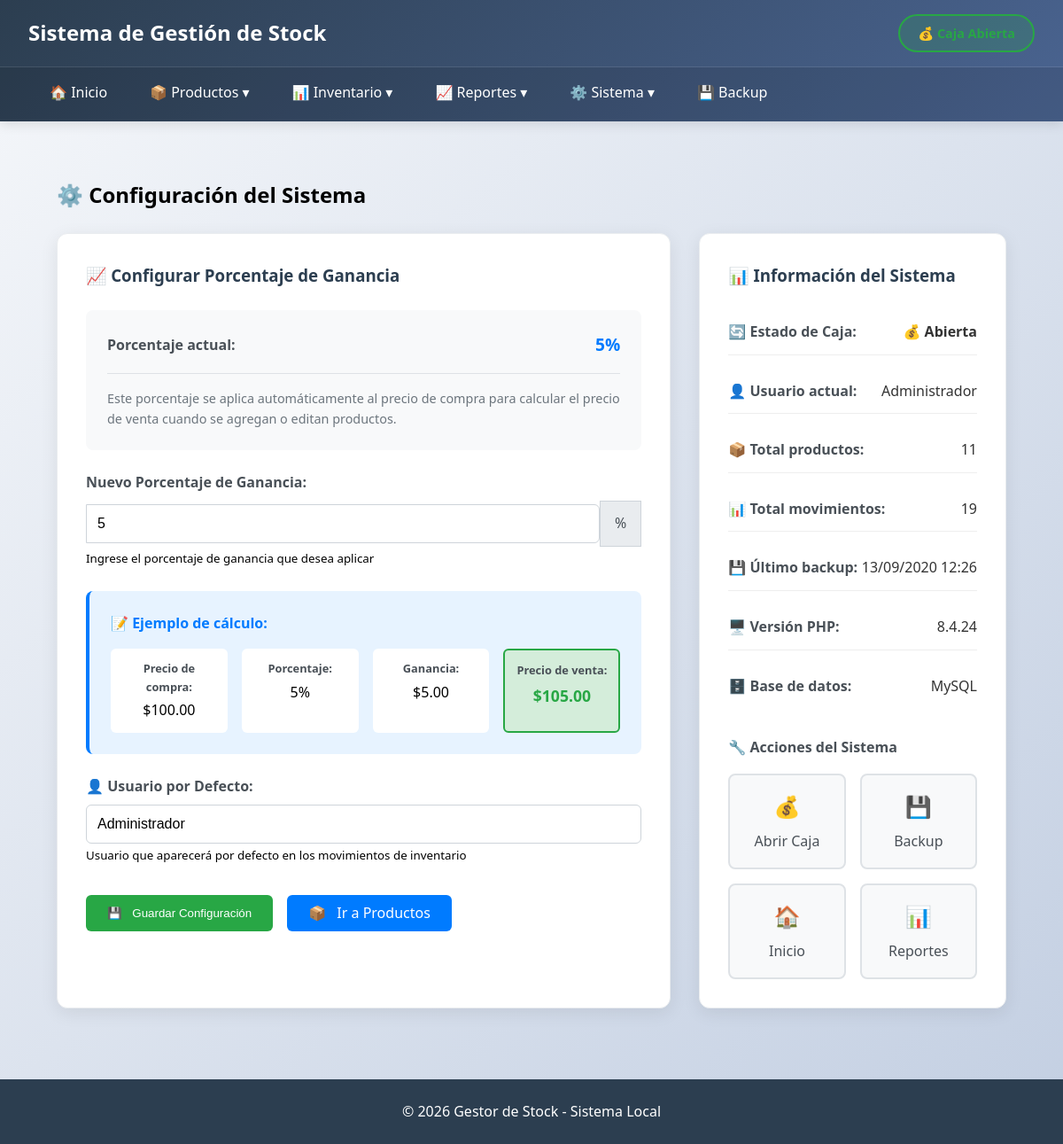
Page /modules/configuracion/porcentaje.php on the earlier database version.
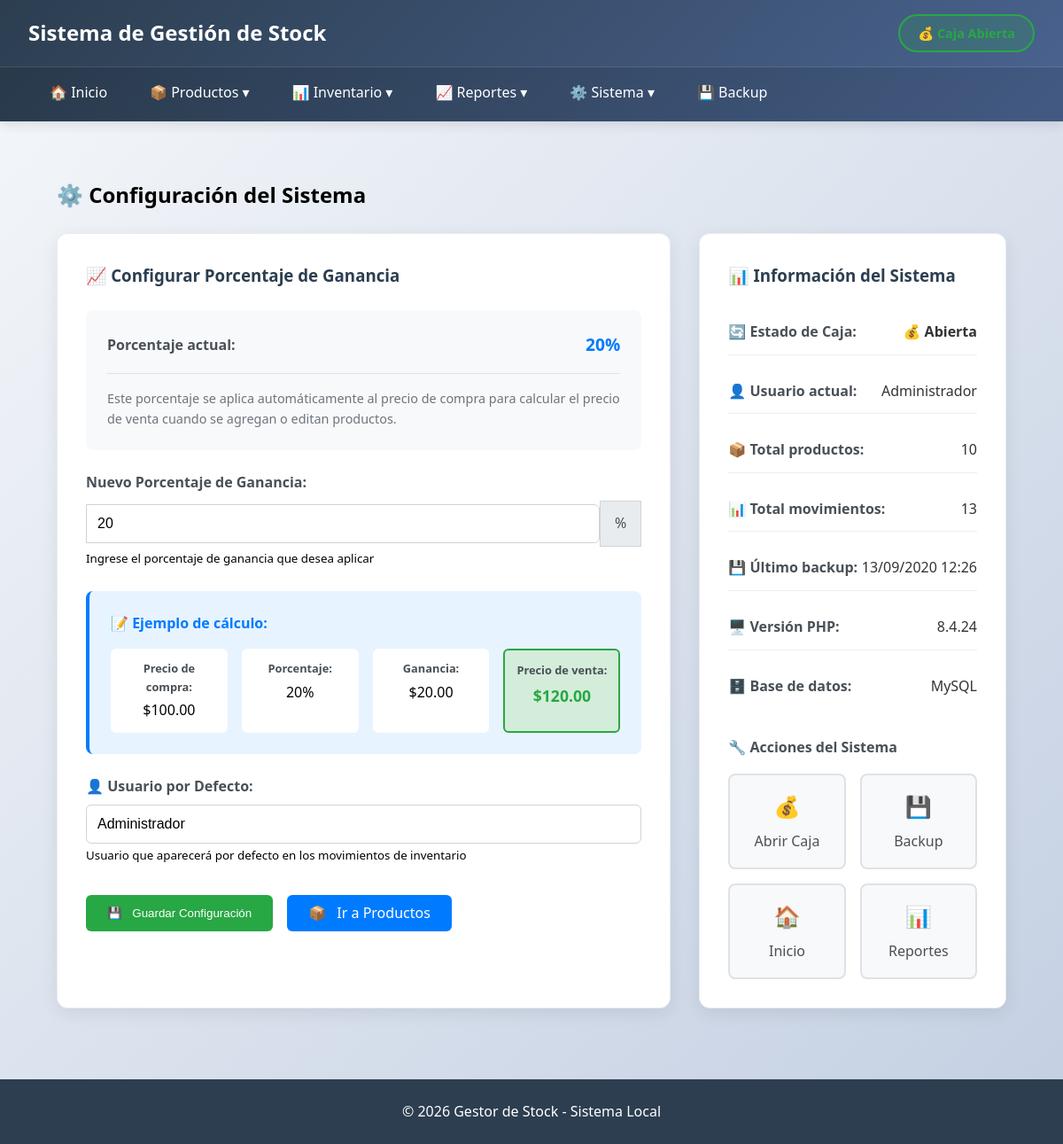
Same page on the later database version.
### tables this page shows
CREATE TABLE `configuracion` (
  `id` int(11) NOT NULL AUTO_INCREMENT,
  `clave` varchar(50) NOT NULL,
  `valor` varchar(255) DEFAULT NULL,
  `descripcion` text DEFAULT NULL,
  `fecha_actualizacion` timestamp NOT NULL DEFAULT current_timestamp() ON UPDATE current_timestamp(),
  PRIMARY KEY (`id`),
  UNIQUE KEY `clave` (`clave`),
  KEY `idx_clave` (`clave`)
);

### modules/configuracion/porcentaje.php (the view, shortened to what the changed rows need)
<?php
$database = new Database();
$db = $database->getConnection();
$query_config = "SELECT * FROM configuracion WHERE clave IN ('porcentaje_ganancia', 'usuario_default')";
$stmt_config = $db->prepare($query_config);
$stmt_config->execute();
$configs = $stmt_config->fetchAll(PDO::FETCH_ASSOC);
$config_data = [];
foreach ($configs as $config) {
    $config_data[$config['clave']] = $config;
}
include '../../includes/header.php';
?>
<div class="container">
    <h2>⚙️ Configuración del Sistema</h2>
    <div class="config-grid">
        <div class="config-card">
            <div class="current-config">
                <div class="config-item">
                    <label>Porcentaje actual:</label>
                    <span class="config-value">
                        <?php echo isset($config_data['porcentaje_ganancia']) ? $config_data['porcentaje_ganancia']['valor'] : '10'; ?>%
                    </span>
                </div>
            </div>
            <form method="post" action="" class="config-form">
                <div class="form-group">
                    <div class="input-group">
                        <input type="number" id="porcentaje_ganancia" name="porcentaje_ganancia"
                               step="0.1" min="0" max="500"
                               value="<?php echo isset($config_data['porcentaje_ganancia']) ? $config_data['porcentaje_ganancia']['valor'] : '10'; ?>"
                               required>
                        <span class="input-addon">%</span>
                    </div>
                </div>
                <div class="example-box">
                    <div class="example-grid">
                        <div class="example-item">
                            <label>Porcentaje:</label>
                            <span id="ejemploPorcentaje">
                                <?php echo isset($config_data['porcentaje_ganancia']) ? $config_data['porcentaje_ganancia']['valor'] : '10'; ?>%
                            </span>
                        </div>
                        <div class="example-item">
                            <label>Ganancia:</label>
                            <span id="ejemploGanancia">
                                $<?php
                                $porcentaje = isset($config_data['porcentaje_ganancia']) ? $config_data['porcentaje_ganancia']['valor'] : 10;
                                echo number_format(100 * ($porcentaje / 100), 2);
                                ?>
                            </span>
                        </div>
                        <div class="example-item total">
                            <label>Precio de venta:</label>
                            <span id="ejemploVenta" class="precio-ejemplo">
                                $<?php
                                $porcentaje = isset($config_data['porcentaje_ganancia']) ? $config_data['porcentaje_ganancia']['valor'] : 10;
                                echo number_format(100 * (1 + ($porcentaje / 100)), 2);
                                ?>
                            </span>
                        </div>
                    </div>
                </div>
            </form>
        </div>
        <div class="config-card">
            <div class="system-info">
                <div class="info-item">
                    <label>📦 Total productos:</label>
                    <span>
                        <?php
                        $query = "SELECT COUNT(*) as total FROM productos";
                        $stmt = $db->prepare($query);
                        $stmt->execute();
                        $result = $stmt->fetch(PDO::FETCH_ASSOC);
                        echo $result['total'];
                        ?>
                    </span>
                </div>
                <div class="info-item">
                    <label>📊 Total movimientos:</label>
                    <span>
                        <?php
                        $query = "SELECT COUNT(*) as total FROM movimientos_inventario";
                        $stmt = $db->prepare($query);
                        $stmt->execute();
                        $result = $stmt->fetch(PDO::FETCH_ASSOC);
                        echo $result['total'];
                        ?>
                    </span>
                </div>
            </div>
        </div>
    </div>
</div>
<?php include '../../includes/footer.php'; ?>

Differences in the rows shown:
changed configuracion (number 1 of 2 on the later page): valor "5" → "20"; porcentaje_ganancia "5" → "20"; 100*($porcentaje/100) "5.00" → "20.00"; 100 * (1 + ($porcentaje / 100)) "105.00" → "120.00"
Other differences:
$result['total']: "11" → "10"
$result['total']: "19" → "13"
